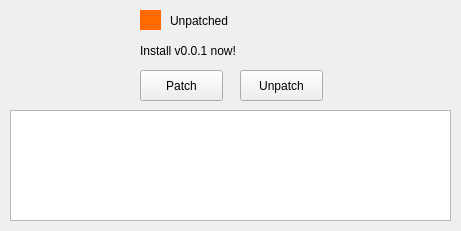
<?xml version="1.0" encoding="UTF-8"?>
<ui version="4.0">
 <class>widget_main</class>
 <widget class="QWidget" name="widget_main">
  <property name="geometry">
   <rect>
    <x>0</x>
    <y>0</y>
    <width>461</width>
    <height>231</height>
   </rect>
  </property>
  <property name="sizePolicy">
   <sizepolicy hsizetype="Fixed" vsizetype="Fixed">
    <horstretch>0</horstretch>
    <verstretch>0</verstretch>
   </sizepolicy>
  </property>
  <property name="minimumSize">
   <size>
    <width>221</width>
    <height>131</height>
   </size>
  </property>
  <property name="windowTitle">
   <string notr="true">Widget Main</string>
  </property>
  <property name="layoutDirection">
   <enum>Qt::LeftToRight</enum>
  </property>
  <widget class="QLabel" name="lbl_patch_status_indicator">
   <property name="geometry">
    <rect>
     <x>140</x>
     <y>10</y>
     <width>21</width>
     <height>20</height>
    </rect>
   </property>
   <property name="sizePolicy">
    <sizepolicy hsizetype="Fixed" vsizetype="Fixed">
     <horstretch>0</horstretch>
     <verstretch>0</verstretch>
    </sizepolicy>
   </property>
   <property name="minimumSize">
    <size>
     <width>20</width>
     <height>20</height>
    </size>
   </property>
   <property name="styleSheet">
    <string notr="true">background-color: rgb(255, 106, 0);</string>
   </property>
   <property name="text">
    <string notr="true"/>
   </property>
  </widget>
  <widget class="QLabel" name="lbl_patch_status_2">
   <property name="geometry">
    <rect>
     <x>170</x>
     <y>10</y>
     <width>281</width>
     <height>21</height>
    </rect>
   </property>
   <property name="text">
    <string notr="true">Unpatched</string>
   </property>
  </widget>
  <widget class="QPushButton" name="btn_revert">
   <property name="geometry">
    <rect>
     <x>240</x>
     <y>70</y>
     <width>83</width>
     <height>31</height>
    </rect>
   </property>
   <property name="text">
    <string notr="true">Unpatch</string>
   </property>
  </widget>
  <widget class="QPushButton" name="btn_patch">
   <property name="geometry">
    <rect>
     <x>140</x>
     <y>70</y>
     <width>83</width>
     <height>31</height>
    </rect>
   </property>
   <property name="text">
    <string notr="true">Patch</string>
   </property>
  </widget>
  <widget class="QLabel" name="lbl_patch_status_3">
   <property name="geometry">
    <rect>
     <x>140</x>
     <y>40</y>
     <width>311</width>
     <height>21</height>
    </rect>
   </property>
   <property name="text">
    <string notr="true">Install v0.0.1 now!</string>
   </property>
  </widget>
  <widget class="QPlainTextEdit" name="plainTextEdit">
   <property name="geometry">
    <rect>
     <x>10</x>
     <y>110</y>
     <width>441</width>
     <height>111</height>
    </rect>
   </property>
   <property name="readOnly">
    <bool>true</bool>
   </property>
   <property name="plainText">
    <string/>
   </property>
   <property name="placeholderText">
    <string notr="true"/>
   </property>
  </widget>
 </widget>
 <resources/>
 <connections/>
</ui>
